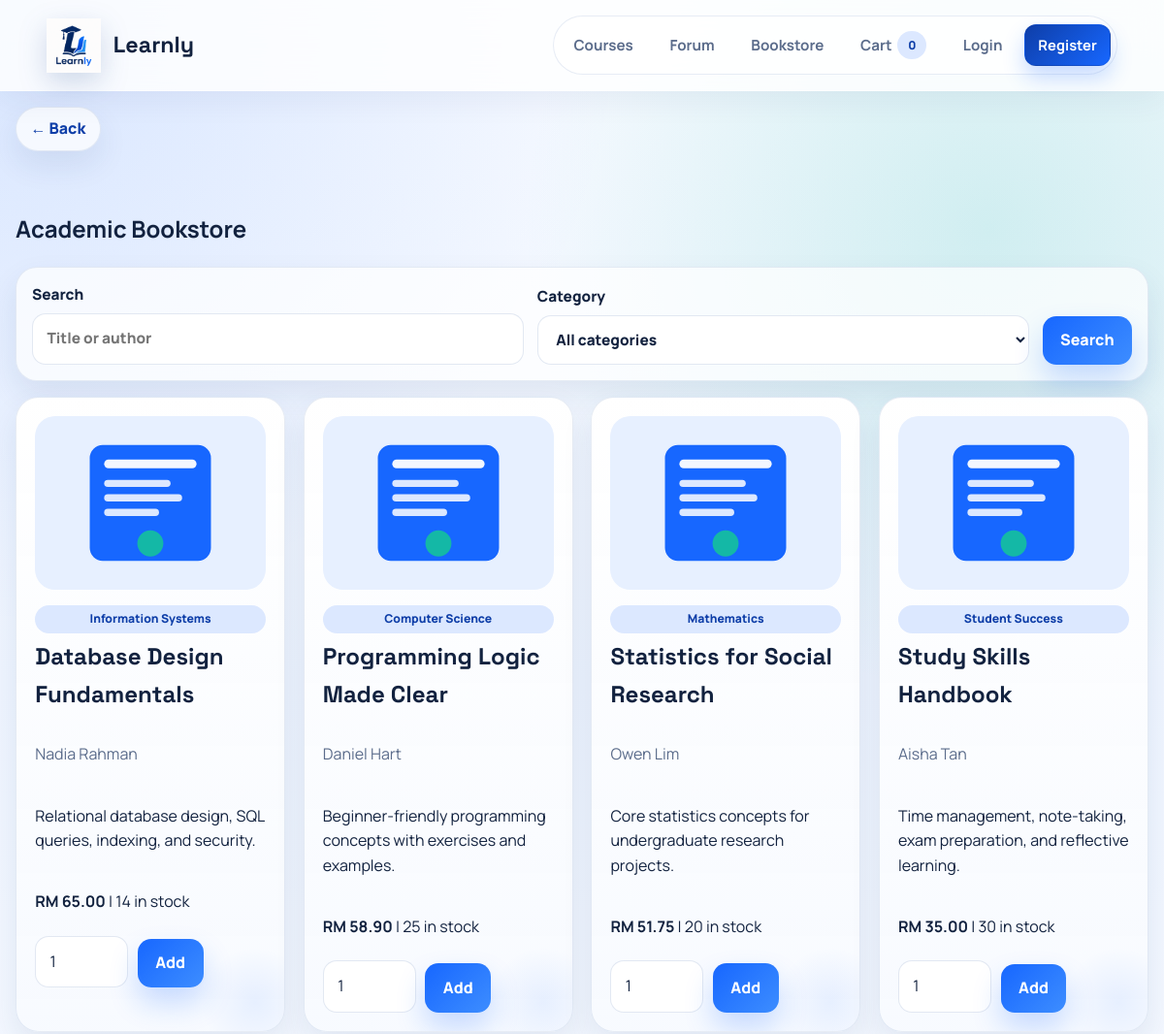
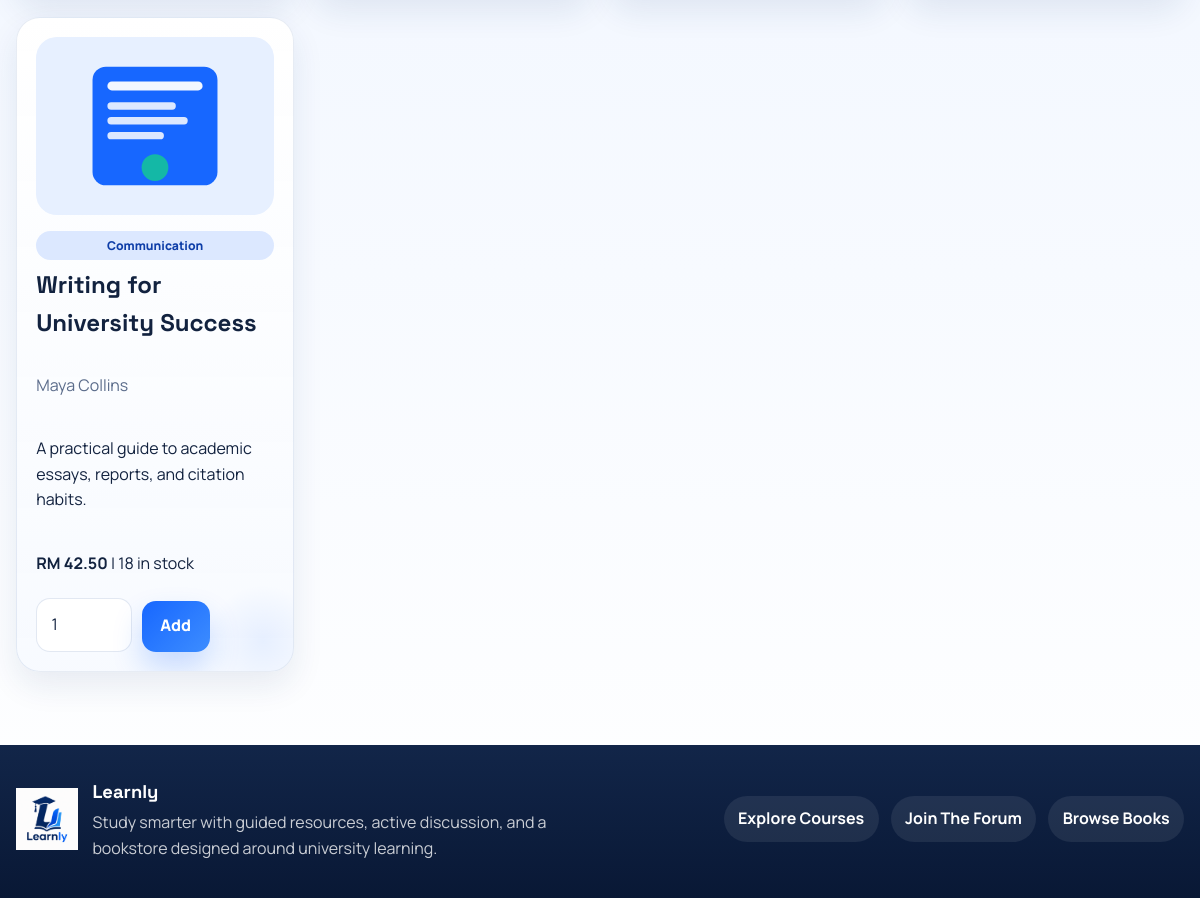
Page /bookstore.php on the committed database (2 pictures, top to bottom).
### tables this page shows
CREATE TABLE books (
    id INT AUTO_INCREMENT PRIMARY KEY,
    title VARCHAR(180) NOT NULL,
    author VARCHAR(140) NOT NULL,
    category VARCHAR(100) NOT NULL,
    description TEXT NOT NULL,
    price DECIMAL(10, 2) NOT NULL,
    inventory INT NOT NULL DEFAULT 0,
    cover_url VARCHAR(255)
);

### includes/db.php (called while the page is built, shortened)
<?php
function app_config(): array
{
    $default = [
        'DB_HOST' => getenv('DB_HOST') ?: 'localhost',
        'DB_PORT' => getenv('DB_PORT') ?: '3306',
        'DB_NAME' => getenv('DB_NAME') ?: 'learnly',
        'DB_USER' => getenv('DB_USER') ?: 'root',
        'DB_PASS' => getenv('DB_PASS') ?: '',
        'DB_SSL' => filter_var(getenv('DB_SSL') ?: false, FILTER_VALIDATE_BOOLEAN),
    ];
    return $default;
}
function db(): PDO
{
    static $pdo = null;
    if ($pdo instanceof PDO) {
        return $pdo;
    }
    $config = app_config();
    $dsn = sprintf(
        'mysql:host=%s;port=%s;dbname=%s;charset=utf8mb4',
        $config['DB_HOST'],
        $config['DB_PORT'],
        $config['DB_NAME']
    );
    $options = [
        PDO::ATTR_ERRMODE => PDO::ERRMODE_EXCEPTION,
        PDO::ATTR_DEFAULT_FETCH_MODE => PDO::FETCH_ASSOC,
        PDO::ATTR_EMULATE_PREPARES => false,
    ];
    $pdo = new PDO($dsn, $config['DB_USER'], $config['DB_PASS'], $options);
    $migrated = true;
    return $pdo;
}
function fetch_all(string $sql, array $params = []): array
{
    $stmt = db()->prepare($sql);
    $stmt->execute($params);
    return $stmt->fetchAll();
}

### includes/media.php (called while the page is built, shortened)
<?php
function book_cover_src(?string $url): string
{
    $url = trim((string) $url);
    if (preg_match('/^https?:\/\//i', $url)) {
        return 'image-proxy.php?src=' . rawurlencode($url);
    }
    return $url;
}

### bookstore.php (the view, shortened to what this page needs)
<?php
require_once __DIR__ . '/includes/db.php';
require_once __DIR__ . '/includes/media.php';
$search = trim($_GET['search'] ?? '');
$params = [];
$sql = 'SELECT * FROM books';
$sql .= ' ORDER BY title';
$books = fetch_all($sql, $params);
include __DIR__ . '/includes/header.php';
?>
<section class="section">
    <div class="container">
        <h1>Academic Bookstore</h1>
        <form class="filter-form" method="get">
            <label>Search <input name="search" value="<?= htmlspecialchars($search) ?>" placeholder="Title or author"></label>
            <label>Category
                <select name="category">
                    <option value="">All categories</option>
                </select>
            </label>
            <button type="submit">Search</button>
        </form>
        <div class="grid book-grid">
            <?php foreach ($books as $book): ?>
                <article class="card">
                    <img src="<?= htmlspecialchars(book_cover_src($book['cover_url'])) ?>" alt="<?= htmlspecialchars($book['title']) ?>" class="book-cover" onerror="this.onerror=null;this.src='assets/images/book-placeholder.svg';">
                    <span class="tag"><?= htmlspecialchars($book['category']) ?></span>
                    <h2><?= htmlspecialchars($book['title']) ?></h2>
                    <p class="muted"><?= htmlspecialchars($book['author']) ?></p>
                    <p><?= htmlspecialchars($book['description']) ?></p>
                    <p><strong>RM <?= number_format((float) $book['price'], 2) ?></strong> | <?= (int) $book['inventory'] ?> in stock</p>
                    <form method="post" class="inline-form">
                        <input type="number" name="quantity" value="1" min="1" max="<?= max(1, (int) $book['inventory']) ?>" aria-label="Quantity">
                        <button type="submit" <?= (int) $book['inventory'] <= 0 ? 'disabled' : '' ?>>Add</button>
                    </form>
                </article>
            <?php endforeach; ?>
        </div>
    </div>
</section>
<?php include __DIR__ . '/includes/footer.php'; ?>

### assets/css/styles.css (style rules this page uses)
:root { --ink: #12223f; --muted: #5b6c8b; --line: rgba(123, 149, 196, 0.22); --paper: #ffffff; --paper-strong: #f9fbff; --surface: #eef4ff; --surface-deep: #dfeaff; --brand: #1767ff; --brand-strong: #0e3ea8; --brand-soft: #dce8ff; --accent: #14b8a6; --accent-soft: #ddfbf5; --good: #239365; --warn: #b77011; --danger: #b53f52; --shadow: 0 24px 60px rgba(17, 46, 102, 0.12); --shadow-soft: 0 14px 32px rgba(19, 51, 112, 0.09); }
* { box-sizing: border-box; }
html { scroll-behavior: smooth; }
body { margin: 0; color: var(--ink); background: radial-gradient(circle at top left, rgba(23, 103, 255, 0.14), transparent 28%), radial-gradient(circle at 85% 12%, rgba(20, 184, 166, 0.16), transparent 24%), linear-gradient(180deg, #f7faff 0%, #eff5ff 36%, #ffffff 100%); font-family: "Manrope", sans-serif; line-height: 1.6; }
img { max-width: 100%; }
.container, .hero-inner { width: min(1180px, calc(100% - 2rem)); margin: 0 auto; }
.hero h1, h1, h2, h3 { color: var(--ink); letter-spacing: 0; }
.button, button { display: inline-flex; align-items: center; justify-content: center; min-height: 46px; border: 0; border-radius: 14px; padding: 0.78rem 1.15rem; background: linear-gradient(135deg, var(--brand) 0%, #3d8dff 100%); color: #fff; font: inherit; font-weight: 800; cursor: pointer; box-shadow: 0 16px 30px rgba(23, 103, 255, 0.22); transition: transform 160ms ease, box-shadow 160ms ease, filter 160ms ease; }
.section { padding: 2.6rem 0; }
.grid { display: grid; grid-template-columns: repeat(auto-fit, minmax(240px, 1fr)); gap: 1.15rem; }
.feature-card, .card, .panel { position: relative; overflow: hidden; background: linear-gradient(180deg, rgba(255, 255, 255, 0.98), rgba(247, 250, 255, 0.94)); border: 1px solid rgba(123, 149, 196, 0.18); border-radius: 24px; padding: 1.2rem; box-shadow: var(--shadow-soft); transition: transform 160ms ease, box-shadow 160ms ease; }
.feature-card::before, .card::before, .panel::before { content: ""; position: absolute; inset: auto -30px -30px auto; width: 120px; height: 120px; border-radius: 999px; background: radial-gradient(circle, rgba(23, 103, 255, 0.08), transparent 66%); }
.card h2, .card h3, .panel h2, .panel h3, .feature-card h3 { position: relative; z-index: 1; margin-top: 0; margin-bottom: 0.55rem; font-family: "Space Grotesk", sans-serif; }
.card p, .panel p, .feature-card p { position: relative; z-index: 1; }
.resource-card, .book-grid .card { display: grid; align-content: start; gap: 0.35rem; }
.filter-form { display: grid; grid-template-columns: minmax(180px, 1fr) minmax(180px, 1fr) auto; gap: 0.85rem; align-items: end; margin-bottom: 1rem; padding: 1rem; border-radius: 22px; background: rgba(255, 255, 255, 0.72); border: 1px solid rgba(123, 149, 196, 0.18); box-shadow: var(--shadow-soft); }
.book-cover { width: 100%; aspect-ratio: 4 / 3; object-fit: cover; border-radius: 18px; margin-bottom: 0.65rem; }
.meta, .muted { color: var(--muted); }
.badge, .tag { display: inline-flex; align-items: center; justify-content: center; border-radius: 999px; padding: 0.3rem 0.68rem; background: var(--brand-soft); color: var(--brand-strong); font-size: 0.76rem; font-weight: 800; }
form { display: grid; gap: 0.85rem; }
label { display: grid; gap: 0.4rem; color: var(--ink); font-size: 0.96rem; font-weight: 800; }
input, select, textarea { width: 100%; border: 1px solid rgba(123, 149, 196, 0.22); border-radius: 14px; padding: 0.82rem 0.9rem; background: rgba(255, 255, 255, 0.92); color: var(--ink); font: inherit; transition: border-color 160ms ease, box-shadow 160ms ease, background-color 160ms ease; }
.inline-form { display: flex; flex-wrap: wrap; align-items: end; gap: 0.6rem; }
.inline-form input[type="number"] { max-width: 96px; }

### rows in the picture
books: category "Information Systems", title "Database Design Fundamentals", author "Nadia Rahman", description "Relational database design, SQL queries, indexing, and security.", price "65.00", inventory "14"
books: category "Computer Science", title "Programming Logic Made Clear", author "Daniel Hart", description "Beginner-friendly programming concepts with exercises and examples.", price "58.90", inventory "25"
books: category "Mathematics", title "Statistics for Social Research", author "Owen Lim", description "Core statistics concepts for undergraduate research projects.", price "51.75", inventory "20"
books: category "Student Success", title "Study Skills Handbook", author "Aisha Tan", description "Time management, note-taking, exam preparation, and reflective learning.", price "35.00", inventory "30"
books: category "Communication", title "Writing for University Success", author "Maya Collins", description "A practical guide to academic essays, reports, and citation habits.", price "42.50", inventory "18"

### other values in the picture
cart_count() "0"
